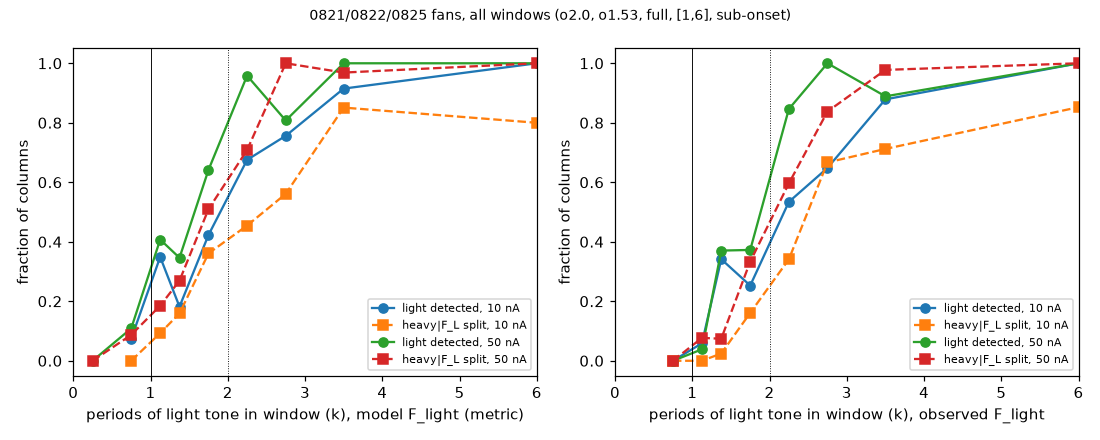
#> input picture benchmark/vti02-fan-scoring-v2/live-check/detection_vs_k.png, 1100 x 440 px
$ python -i score.py   (imports and definitions only)
#> lines starting #> are read from the running program, lines starting #| are printed output that depends on the picture
"""Ideal-observer scores for every design x nuisance setting. -> scores.csv (design x setting), columns_base.csv
(per column at the nominal setting), leak.csv (ABCA-world spurious tone content per column), timing.csv."""
import sys, pickle, time, itertools
from multiprocessing import Pool
import numpy as np, pandas as pd
import io_core as C
# [1 line not run here, left out]
SIG = (0.5, 0.7, 1.0)
# (name, physics nuisance for H_B [and the H_R anchor], noise kw, analysis kw)
SETTINGS = [
    ('base', {}, {}, {}),
    ('env_lo', dict(tones='env_lo'), {}, {}), ('env_hi', dict(tones='env_hi'), {}, {}),
    ('s0.97', dict(n_scale=0.97), {}, {}), ('s1.03', dict(n_scale=1.03), {}, {}),
    ('T3', dict(T_K=3.0), {}, {}), ('T6', dict(T_K=6.0), {}, {}),
    ('w0.5', dict(wscale=0.5), {}, {}), ('w2', dict(wscale=2.0), {}, {}),
    ('Q0.5', {}, dict(Q=0.5), {}), ('Q2', {}, dict(Q=2.0), {}),
    ('band', {}, dict(band=True), {}),
    ('dingle', dict(T_K=1.2, p=dict(g_l=1.2, g_h=0.82)), {}, {}),
    ('mis_lo', dict(tones='env_lo'), {}, dict(basis='Halder_ABAB')), ('mis_hi', dict(tones='env_hi'), {}, dict(basis='Halder_ABAB')),
    ('nyq', {}, {}, dict(nyq=True)), ('support', {}, {}, dict(support=True)), ('quant_mean', {}, dict(quant_mean=True), {}),
    ('M4Q2', {}, {}, dict(M=4, Qe=2)), ('clutter', {}, {}, dict(clutter=True)), ('light2', {}, {}, dict(light2=True)),
]
PAIRS = [('env_lo', 'env_hi', 'mis_lo', 'mis_hi'), ('s0.97', 's1.03'), ('T3', 'T6', 'dingle'), ('w0.5', 'w2'), ('Q0.5', 'Q2')]
LEAK = {'R_w.5T3.5': dict(wscale=0.5, T_K=3.5), 'R_T6w2': dict(T_K=6.0, wscale=2.0), 'R_m.8': dict(mscale=0.8)}


def prep(d):
    d = dict(d)
    sel = (d['n'] >= C.N_LO) & (d['n'] <= C.N_HI)
    d['ns'] = d['n'][sel]; d['nc'] = int(sel.sum())
    return d


def run_setting(d, Brc, w, maps, name, nu, nkw, akw, per_col=False):
    n = d['ns']; I = d['I']
    key = tuple(sorted((k, str(v)) for k, v in nu.items()))
    if key not in maps:
        maps[key] = (C.clean_map(Brc, n, 'B', nu), C.clean_map(Brc, n, 'R', {k: v for k, v in nu.items() if k != 'tones'}))
    RB, RR = maps[key]
    muB, muR = C.blur(RB * I, w), C.blur(RR * I, w)
    mask = (np.abs(muB) < 1.092 * d['sens']) & (np.abs(muR) < 1.092 * d['sens']) if d['sens'] else np.ones(RB.shape, bool)
    var = C.noise_var(d, Brc, RB, n, Q=nkw.get('Q', 1.0), band=nkw.get('band', False), quant=not nkw.get('quant_mean'))
    if nkw.get('quant_mean') and d['sens']:
        q = C.vs.lsb(d['sens'])
        muB, muR = np.round(muB / q) * q, np.round(muR / q) * q
        var = var + q ** 2 / 12
    if akw.get('nyq'):
        mask = mask & C.nyquist_mask(Brc, n * nu.get('n_scale', 1.0))
    tnu = dict(nu, tones=akw['basis']) if 'basis' in akw else nu
    tones = C.hb_tones(n, tnu, light2=akw.get('light2', False))
    if akw.get('support'):
        tones = [t if 1.14 <= x * nu.get('n_scale', 1.0) <= 3.15 else [] for t, x in zip(tones, n)]
    fl = np.array([t[0][0] * 1.0 if t else 0.0 for t in tones])
    kl, pat, cr = C.tone_kl(muB, muR, var, Brc, n, tones, w, mask=mask, M=akw.get('M', 3), Qe=akw.get('Qe', 1),
                            clutter=akw.get('clutter', False))
    We = C.w_eff(pat, Brc)
    row = dict(label=d['label'], setting=name, KL=kl.sum(), KL_med=float(np.median(kl[kl > 0])) if (kl > 0).any() else 0.0,
               clip_frac=float(1 - mask.mean()) if mask is not None else 0.0, Weff_med=float(np.median(We[kl > 0])) if (kl > 0).any() else 0.0)
    for sa in SIG:
        e, cells, act = C.evidence(kl, fl, We, sa)
        row[f'nats{sa}'] = e
    row['cells'] = cells; row['active'] = act
    cols = None
    if per_col:
        cols = pd.DataFrame(dict(label=d['label'], n=n, F_light=fl, KL=kl, Weff=We, clutter_ratio=cr,
                                 sig_nV=np.sqrt(np.median(var, 0)) * 1e9, osc_uV=np.std(muB - muR, 0) * 1e6))
    return row, cols, (kl, pat, var, muR, tones)


def job(i):
    d = prep(D[i])
    if d['nc'] == 0:
        return [dict(label=d['label'], setting=s[0], KL=0.0, **{f'nats{sa}': 0.0 for sa in SIG}, cells=0.0, active=0) for s in SETTINGS], None, None, None
    t0 = time.time()
    t, Brc = C.timing(d); w = C.weights(d)
    maps = {}
    rows, cols = [], None
    base = None
    for name, nu, nkw, akw in SETTINGS:
        r, c, aux = run_setting(d, Brc, w, maps, name, nu, nkw, akw, per_col=(name == 'base'))
        rows.append(r)
        if name == 'base':
            cols, base = c, aux
    # least-favourable corner: the worse member of each pair (by nats at sigma_a 0.7), combined
    by = {r['setting']: r for r in rows}
    worst = [min(p, key=lambda s: by[s]['nats0.7']) for p in PAIRS]
    nu, nkw, akw = {}, {}, {}
    for s in worst:
        spec = next(x for x in SETTINGS if x[0] == s)
        nu.update(spec[1]); nkw.update(spec[2]); akw.update(spec[3])
    r, _, _ = run_setting(d, Brc, w, maps, 'corner', nu, nkw, akw)
    r['corner_of'] = '+'.join(worst)
    rows.append(r)
    r, _, _ = run_setting(d, Brc, w, maps, 'corner_nyq', nu, nkw, dict(akw, nyq=True))
    r['corner_of'] = '+'.join(worst) + '+nyq'
    rows.append(r)
    # ABCA worlds with other nuisances: spurious tone content (the within-model mimic)
    kl0, pat0, var0, muR0, tones0 = base
    lk = []
    for name, nu in LEAK.items():
        RRx = C.clean_map(Brc, d['ns'], 'R', nu)
        klx, _, _ = C.tone_kl(C.blur(RRx * d['I'], w), muR0, var0, Brc, d['ns'], tones0, w, M=3, Qe=1)
        lk.append(pd.DataFrame(dict(label=d['label'], world=name, n=d['ns'], KL_leak=klx, KL_B=kl0)))
    tm = dict(label=d['label'], rows=Brc.shape[0], cols=d['nc'], maps=len(maps), seconds=time.time() - t0)
    print(f"{d['label'][:40]:40s} {Brc.shape} {tm['seconds']:.0f}s", flush=True)
    return rows, cols, pd.concat(lk), tm


# [9 lines not run here, left out]

>>> import cv2
>>> picture = cv2.imread('../live-check/detection_vs_k.png', cv2.IMREAD_GRAYSCALE)
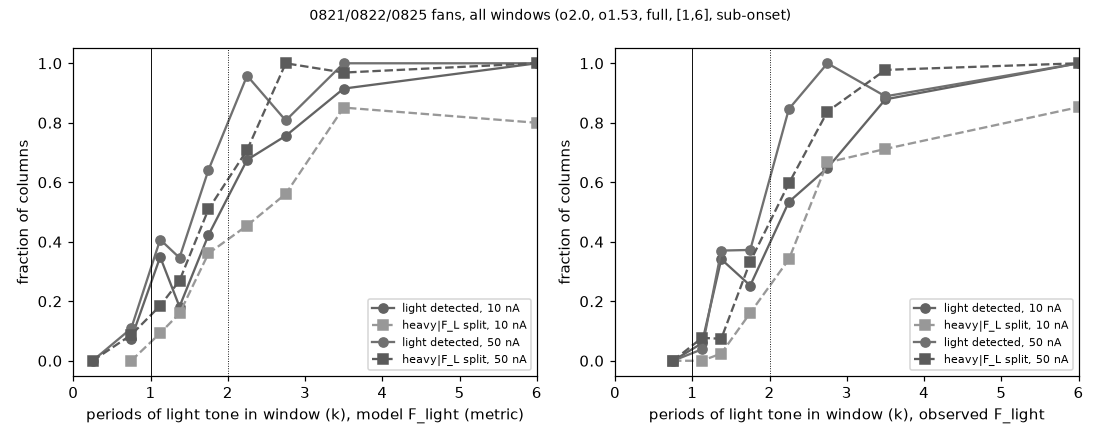
#> picture: shape (440, 1100); min 0, max 255, mean 244
#> (the run stopped early here; a loop or call above may not have finished)

$ run again, on benchmark/vti02-fan-scoring-v2/live-check/fft_0821-r8_o1.53.png
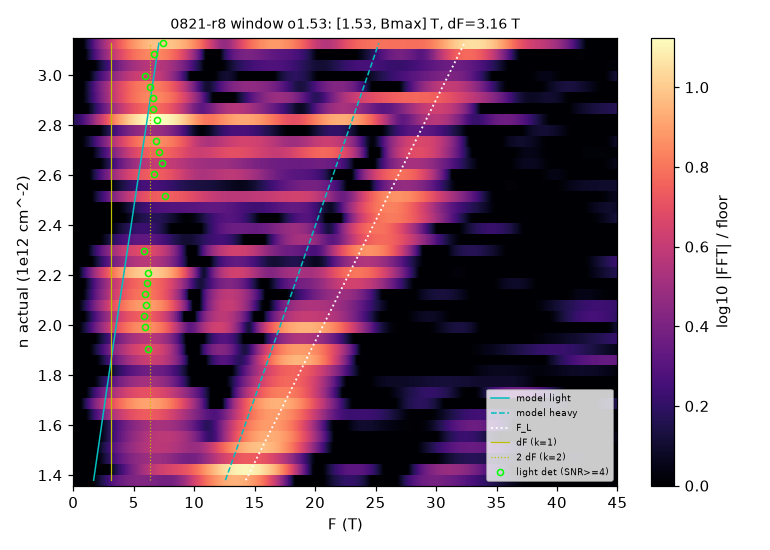
#> input picture benchmark/vti02-fan-scoring-v2/live-check/fft_0821-r8_o1.53.png, 770 x 550 px
#> `picture = cv2.imread('../live-check/detection_vs_k.png', cv2.IMREAD_GR..`:
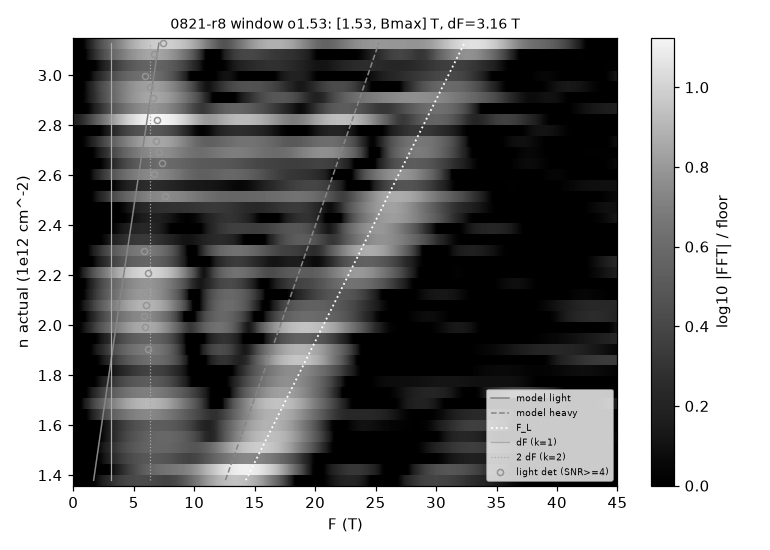
#> picture: shape (550, 770); min 0, max 255, mean 137.5

$ run again, on benchmark/vti02-fan-scoring-v2/live-check/fft_0822-r8_o2.0.png
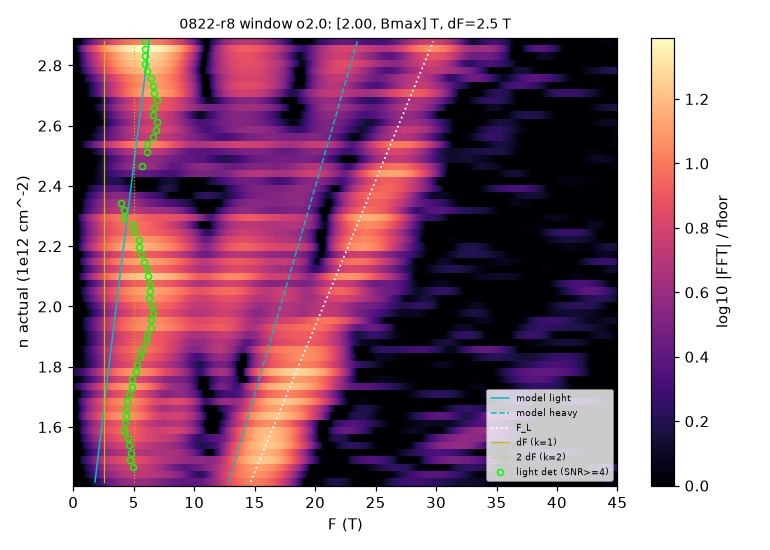
#> input picture benchmark/vti02-fan-scoring-v2/live-check/fft_0822-r8_o2.0.png, 770 x 550 px
#> `picture = cv2.imread('../live-check/detection_vs_k.png', cv2.IMREAD_GR..`:
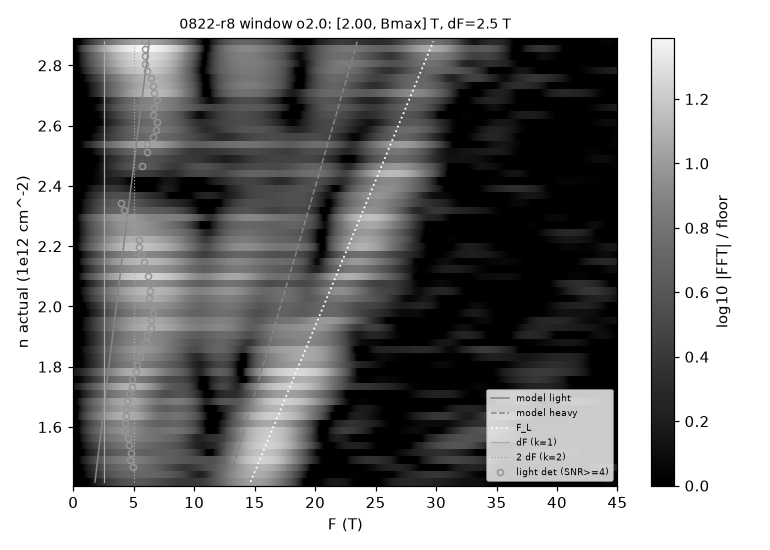
#> picture: shape (550, 770); min 0, max 255, mean 141.6
